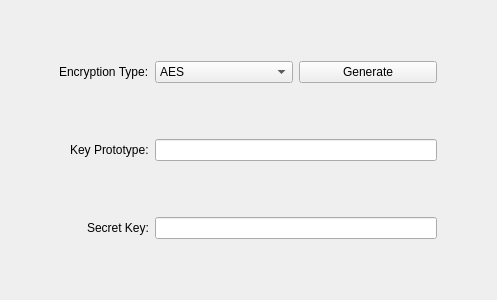
<?xml version="1.0" encoding="UTF-8"?>
<ui version="4.0">
 <class>CKeyGeneratorWidget</class>
 <widget class="QWidget" name="CKeyGeneratorWidget">
  <property name="geometry">
   <rect>
    <x>0</x>
    <y>0</y>
    <width>497</width>
    <height>300</height>
   </rect>
  </property>
  <property name="windowTitle">
   <string>CKeyGeneratorWidget</string>
  </property>
  <layout class="QGridLayout" name="gridLayout">
   <property name="rightMargin">
    <number>60</number>
   </property>
   <item row="2" column="1" colspan="2">
    <widget class="QLineEdit" name="leditKeyEncry">
     <property name="readOnly">
      <bool>true</bool>
     </property>
    </widget>
   </item>
   <item row="2" column="0" alignment="Qt::AlignRight">
    <widget class="QLabel" name="labelKeyEncry">
     <property name="text">
      <string>Secret Key:</string>
     </property>
    </widget>
   </item>
   <item row="0" column="1">
    <widget class="QComboBox" name="comboBox">
     <item>
      <property name="text">
       <string>AES</string>
      </property>
     </item>
    </widget>
   </item>
   <item row="1" column="1" colspan="2">
    <widget class="QLineEdit" name="leditKeySource"/>
   </item>
   <item row="1" column="0" alignment="Qt::AlignRight">
    <widget class="QLabel" name="labelKeySource">
     <property name="text">
      <string>Key Prototype:</string>
     </property>
    </widget>
   </item>
   <item row="0" column="2">
    <widget class="QPushButton" name="pbtnGenerate">
     <property name="text">
      <string>Generate</string>
     </property>
    </widget>
   </item>
   <item row="0" column="0" alignment="Qt::AlignRight">
    <widget class="QLabel" name="labelEncryType">
     <property name="text">
      <string>Encryption Type:</string>
     </property>
    </widget>
   </item>
  </layout>
 </widget>
 <layoutdefault spacing="6" margin="11"/>
 <resources/>
 <connections/>
</ui>
